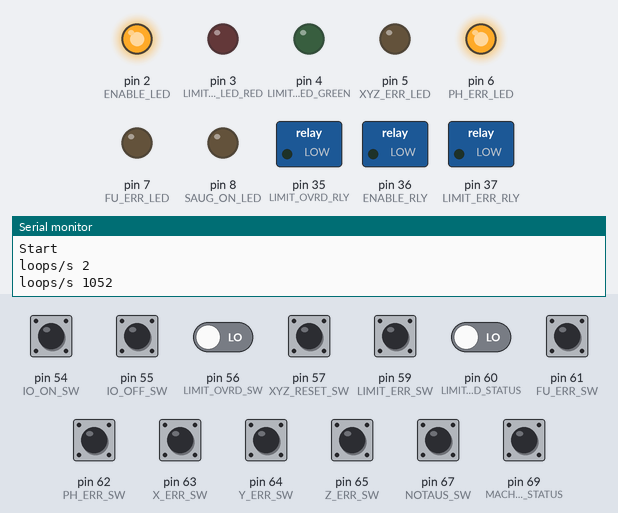
A program run on a simulated Arduino Mega 2560, built with avr-gcc and run on an emulated ATmega2560. On the bench: switched loads named in the program (green lamp = pin HIGH), output pins drawn as LEDs (lit = HIGH), the last lines printed to the serial monitor. The test bench sets the inputs (shaded band); at power-on: pin 54 (IO_ON_SW), pin 55 (IO_OFF_SW), pin 56 (LIMIT_OVRD_SW), pin 57 (XYZ_RESET_SW), pin 59 (LIMIT_ERR_SW), pin 60 (LIMIT_OVRD_STATUS), pin 61 (FU_ERR_SW), pin 62 (PH_ERR_SW), pin 63 (X_ERR_SW), pin 64 (Y_ERR_SW), pin 65 (Z_ERR_SW), pin 67 (NOTAUS_SW), pin 69 (MACH_OK_STATUS) LOW.

Above: at 1.2 s.
1.3 s: pin 59 (LIMIT_ERR_SW) pulled HIGH for 0.15 s
At 1.37 s:
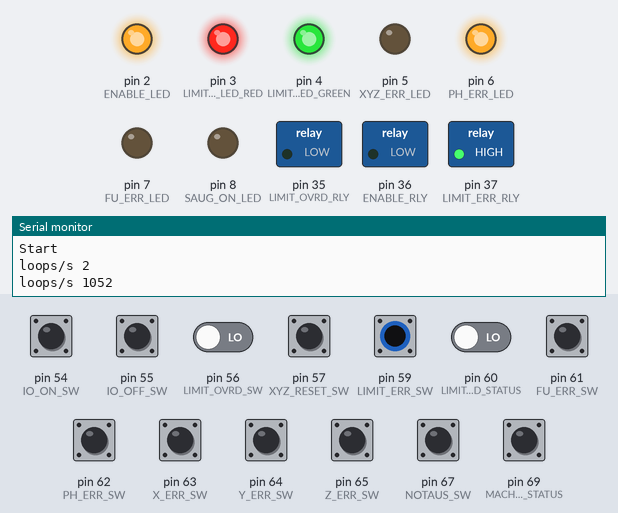
2.9 s: pin 62 (PH_ERR_SW) pulled HIGH for 0.15 s
At 2.97 s:
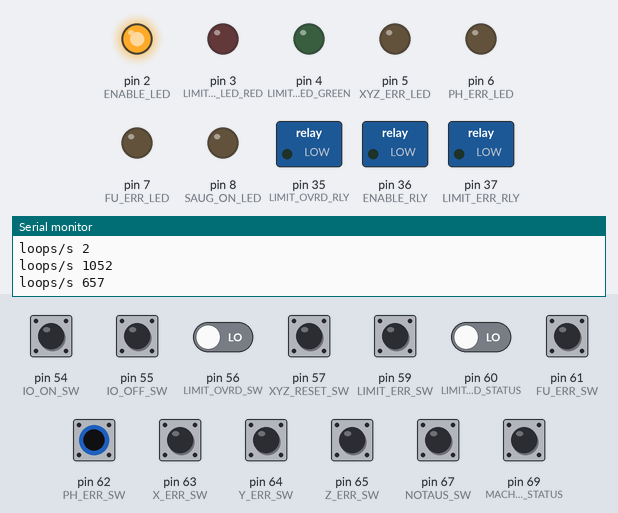
4.5 s: pin 56 (LIMIT_OVRD_SW) driven HIGH and pin 59 (LIMIT_ERR_SW) driven HIGH
At 6.0 s:
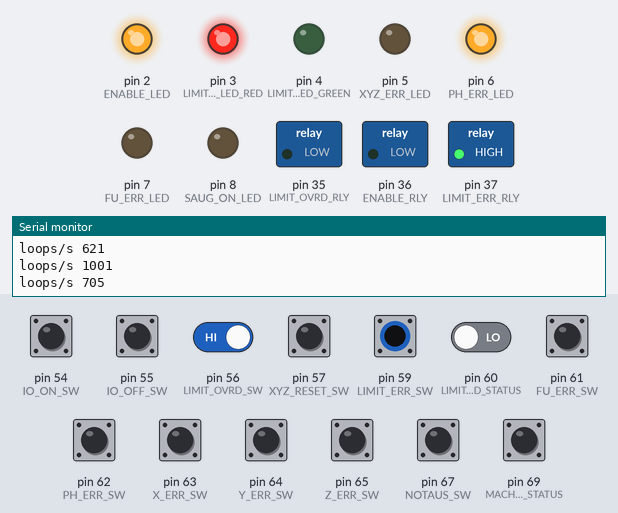
7.0 s: pin 62 (PH_ERR_SW) pulled HIGH for 1 s
At 7.8 s:
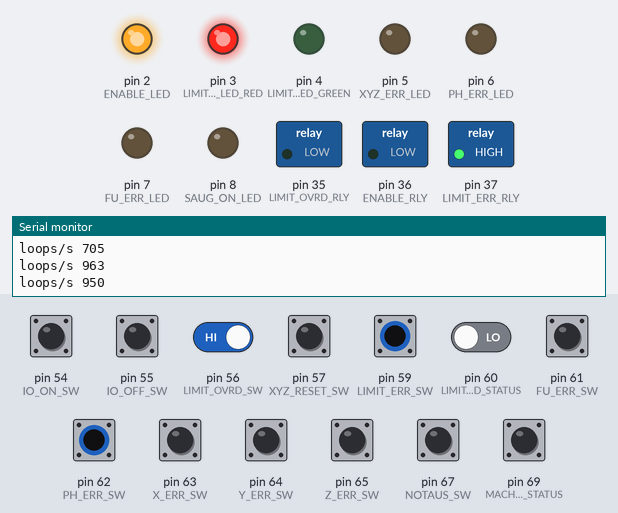
9.5 s: pin 59 (LIMIT_ERR_SW) driven LOW
At 10.3 s:
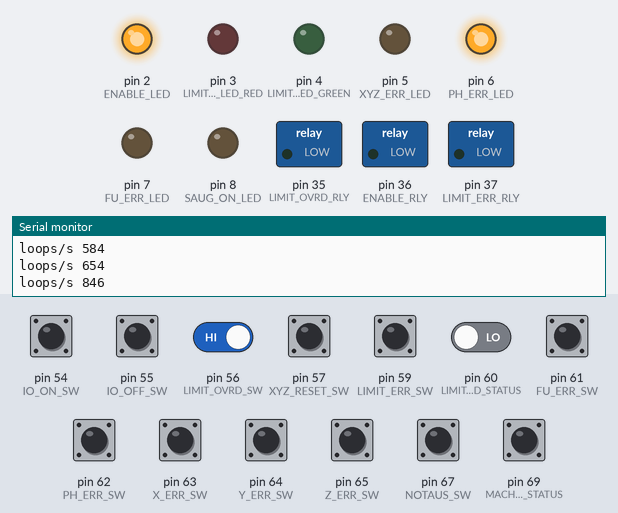
11.0 s: pin 59 (LIMIT_ERR_SW) driven HIGH
At 11.5 s:
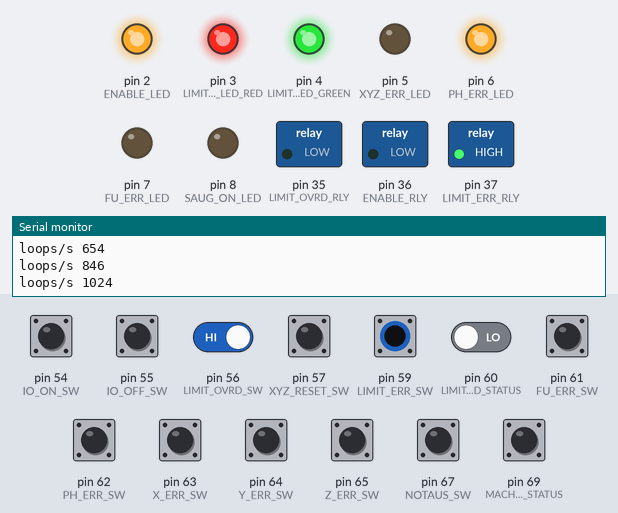
Timing chart, 0 to 13.5 s (numbered marks = the images above; inputs shaded):
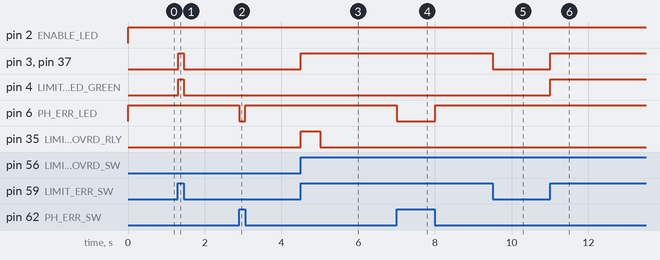

The program:

main.cpp
```cpp
#include <Arduino.h>
#include <Controllino.h>
#include <Bounce2.h>
#include <Output.h>
#include <Input.h>
#include <InputList.h>
#include <OutputList.h>

#define DEBUG 0
#define CALC_SPEED 1

// LEDs definieren

#define ENABLE_LED CONTROLLINO_D0
#define PH_ERR_LED CONTROLLINO_D4
#define FU_ERR_LED CONTROLLINO_D5
#define LIMIT_ERR_LED_RED CONTROLLINO_D1
#define LIMIT_ERR_LED_GREEN CONTROLLINO_D2
#define XYZ_ERR_LED CONTROLLINO_D3
#define SAUG_ON_LED CONTROLLINO_D6

// Schalter definieren

#define IO_ON_SW CONTROLLINO_A0
#define IO_OFF_SW CONTROLLINO_A1
#define LIMIT_OVRD_SW CONTROLLINO_A2
#define XYZ_RESET_SW CONTROLLINO_A3
#define SAUG_SW CONTROLLINO_A4
#define LIMIT_ERR_SW CONTROLLINO_A5
#define LIMIT_OVRD_STATUS CONTROLLINO_A6
#define FU_ERR_SW CONTROLLINO_A7
#define PH_ERR_SW CONTROLLINO_A8
#define X_ERR_SW CONTROLLINO_A9
#define Y_ERR_SW CONTROLLINO_A10
#define Z_ERR_SW CONTROLLINO_A11
#define NOTAUS_SW CONTROLLINO_A13
#define MACH_OK_STATUS CONTROLLINO_A15

// Relays definieren

#define XYZ_RESET_RLY CONTROLLINO_R0
#define ENABLE_RLY CONTROLLINO_R14
#define LIMIT_ERR_RLY CONTROLLINO_R15
#define LIMIT_OVRD_RLY CONTROLLINO_R13

// sonstige Inputs definieren

// #define LIMIT_ERR_OVRD_STATUS CONTROLLINO XX

#define OFF 0
#define ON 1

const int X_ERR = 1;
const int Y_ERR = 2;
const int Z_ERR = 4;


// Lists

InputList inputList = InputList();
OutputList outputList = OutputList();

// Alle Variablen, die mit Limit Fehler zu tun haben

Output LimitErrLedRed;       // Rote LED in Limit-Err-Button
Output LimitErrLedGreen;     // Grüne LED in Limit-Err-Button
Output LimitErrRly;          // Output von Limit-Error-Status an Mach
Output LimitOvrdRly;         // Output von Limit-Error-Ovrd-Status an Mach
Input LimitOvrdInput;        // Status von Limit_Error-Ovrd-Button
Input LimitErrInput;         // Status von Limit-Error-Switch
Input LimitOvrdMachInput;    // Input von Limit-Ovrd-Status aus Mach
bool LimitErrStatus;         // Interner Status von Limit-Error (extra, weil Limit-Sw Öffner oder Schließer sein kann)
bool LimitErrOvrdStatus;     // Interner Status des Limit-Overrides
bool LimitOvrdMachStatus;    // Interner Status des Mach Ovrd Signals

// Alle Variablen, die mit XYZ-Fehlern zu tun haben

Output XyzErrLed;            // Gelbe LED im XYZ-Err-Button
Output XyzResetRly;          // Output von Xyz-Reset an Reset-Relay;
Input xyzResetInput;         // Status des Reset-Tasters
Input XErrInput;             // Status des X-Achsen-Fehlers
Input YErrInput;             // Status des Y-Achsen-Fehlers
Input ZErrInput;             // Status des Z-Achsen-Fehlers
int  XyzErrValue;            // Fehler-Status, bitweise kombiniert. 0=kein Fehler
bool XyzErrStatus;           // Echter Fehler-Status (nach Prio-Fehler-Check)
bool XyzResetStatus;         // Tatsächerlicher Reset-Status ( Button + Fehler)


// Alle Variablen, die mit PH-Fehlern zu tun haben

Output PhErrLed;             // Gelbe LED im PH-Err-Button
Input PhErrInput;            // Status des PH-Err-Switches
bool PHErrStatus;            // Interner Status des PH Errors


// Alle Variablen, die mit Notaus-Errors zu tun haben

Input NotausErrInput;        // Status des Notaus-Relais
bool NotausErrStatus;        // Interner Status des Notaus Errors


// Alle Variablen, die mit FU-Fehlern zu tun haben

Output FuErrLed;             // Gelbe LED im FU-Err-Button
Input FuErrInput;            // Fehler-Status des FU
bool FuErrStatus;            // Echter Status des FU-Fehler (nach Prio-Fehler-Check)


// Alle Variablen, die mit dem Enable / Reset System zu tun haben

bool InternEnableStatus;      // Interner "Enable"-Status
bool InternLimitOvrdEnableStatus; // System ist im LimOvrd Modus und "ON"-Switch wurde gedrückt
Output EnableLed;             // Weiße LED im "ON"-Switch
Input EnableOnInput;          // Status des weißen "ON"-Switches
Input EnableOffInput;         // Status des schwarzen "OFF"-Switches
Input MachOkInput;           // "Reset"-Status aus Mach
bool MachOkStatus;
Output EnableRly;             // "Enable"-Signal an Mach


// Andere Variablen

extern int *Blinks[8];
bool PriorityErrorStatus; // PH oder Notaus, haben Vorrang und disablen die anderen Errors


// Timing Startup

long TimestampStart;
bool isInitialized;
long NextDebugOutput;
long DebugInterval;
long Loops;
char buffer[80];


// void ioStatusUpdate( int status);
// void fuStatusUpdate();
// void phStatusUpdate();
// void notausStatusUpdate();
// void xyzStatusUpdate();


void setup() {

    // put your setup code here, to run once:
    Serial.begin(38400);

    // for( int i = 0; i < 8; i++) {
    //   int *b = Blinks[i];
    //   for( int j = 0; j < 20; j++) {
    //     Serial.print( b[j]    );
    //     Serial.print(" ");
    //     Serial.print( *(Blinks[i] + j));
    //     Serial.print(" ");
    //   }
    //   Serial.println();
    // }

// Setup Pins as INPUT or OUTPUT

    pinMode( ENABLE_LED, OUTPUT);
    pinMode( PH_ERR_LED, OUTPUT);
    pinMode( FU_ERR_LED, OUTPUT);
    pinMode( LIMIT_ERR_LED_RED, OUTPUT);
    pinMode( LIMIT_ERR_LED_GREEN, OUTPUT);
    pinMode( XYZ_ERR_LED, OUTPUT);
    pinMode( SAUG_ON_LED, OUTPUT);

    pinMode( IO_ON_SW, INPUT);
    pinMode( IO_OFF_SW, INPUT);
    pinMode( LIMIT_OVRD_SW, INPUT);
    pinMode( XYZ_RESET_SW, INPUT);
    pinMode( SAUG_SW, INPUT);
    pinMode( LIMIT_ERR_SW, INPUT);
    pinMode( LIMIT_OVRD_STATUS, INPUT);
    pinMode( FU_ERR_SW, INPUT);
    pinMode( PH_ERR_SW, INPUT);
    pinMode( X_ERR_SW, INPUT);
    pinMode( Y_ERR_SW, INPUT);
    pinMode( Z_ERR_SW, INPUT);
    pinMode( NOTAUS_SW, INPUT);
    pinMode( MACH_OK_STATUS, INPUT);

    pinMode( XYZ_RESET_RLY, OUTPUT);
    pinMode( ENABLE_RLY, OUTPUT);
    pinMode( LIMIT_ERR_RLY, OUTPUT);
    pinMode( LIMIT_OVRD_RLY, OUTPUT);

    // setup Input/Output instances

    // INPUTS ***********************

    EnableOnInput.attach( IO_ON_SW);
    EnableOffInput.attach( IO_OFF_SW);
    xyzResetInput.attach( XYZ_RESET_SW);
    LimitOvrdInput.attach( LIMIT_OVRD_SW);

    FuErrInput.attach( FU_ERR_SW);
    PhErrInput.attach( PH_ERR_SW);
    NotausErrInput.attach( NOTAUS_SW);
    XErrInput.attach( X_ERR_SW);
    YErrInput.attach( Y_ERR_SW);
    ZErrInput.attach( Z_ERR_SW);
    LimitErrInput.attach( LIMIT_ERR_SW);
    LimitOvrdMachInput.attach( LIMIT_OVRD_STATUS);
    MachOkInput.attach(MACH_OK_STATUS);

    // OUTPUTs

    XyzErrLed.attach( XYZ_ERR_LED);
    XyzResetRly.attach( XYZ_RESET_RLY);
    PhErrLed.attach( PH_ERR_LED);
    FuErrLed.attach( FU_ERR_LED);
    LimitErrLedRed.attach( LIMIT_ERR_LED_RED);
    LimitErrLedGreen.attach( LIMIT_ERR_LED_GREEN);
    LimitErrLedRed.setPattern( &OneLongBlink);
    LimitErrLedGreen.setPattern( &OneLongBlink);
    EnableRly.attach( ENABLE_RLY);
    EnableLed.attach( ENABLE_LED);
    EnableLed.setPattern( &OneLongBlink);
    LimitErrRly.attach(LIMIT_ERR_RLY);
    LimitOvrdRly.attach(LIMIT_OVRD_RLY);
    LimitOvrdRly.setPattern(&OneLongBlink);

    TimestampStart = millis();
    NextDebugOutput = TimestampStart;
    DebugInterval = 1000;
    Loops = 0;

    // int oneSecBlink[20] = { 1000, 0};
    // XyzResetRly.setPattern( &oneSecBlink);
    // XyzResetRly.setStatus(OUTPUT_BLINK_ONCE);
    //
    // while( XyzResetRly.getStatus()) {
    //   Serial.println( XyzResetRly.getStatus());
    //   outputList.update();
    // }
    Serial.print( "Start\n");

}


void loop() {

    // Update Status der Eingänge

  inputList.update();

  // Einschalter gerade gedrückt?
  // Wenn ja, erstmal einschalten, und falls Fehler aktiv, wird vor update wieder ausgeschalten
  if( EnableOnInput.statusChangedOn()) {
    InternEnableStatus = true;
    if( LimitOvrdMachStatus) {
      InternLimitOvrdEnableStatus = true;
    }
  }

  if( ! EnableOffInput.getStatus()) { // Öffner, Normal HIGH
    InternEnableStatus = false;
    InternLimitOvrdEnableStatus = false;
  }

  // Update wirkliche Fehler-Status

  NotausErrStatus = ! NotausErrInput.getStatus(); // Normal HIGH
  PHErrStatus = ! PhErrInput.getStatus(); // Normal HIGH

  //Andere Fehler würden von diesen mit ausgelöst, werden deshalb unterdrückt
  PriorityErrorStatus = NotausErrStatus || PHErrStatus;

  FuErrStatus = ! ( PriorityErrorStatus || FuErrInput.getStatus() ); // Beide Normal HIGH

  // Fehler der einzelnen Achsen auslesen
  XyzErrValue = 0;
  XyzErrValue += XErrInput.getStatus() ? 0 : X_ERR; // Alle Normal HIGH
  XyzErrValue += YErrInput.getStatus() ? 0 : Y_ERR; //
  XyzErrValue += ZErrInput.getStatus() ? 0 : Z_ERR; //

  XyzErrStatus = ( XyzErrValue && ! PriorityErrorStatus) ? true : false;

  XyzResetStatus = XyzErrStatus && xyzResetInput.getStatus();
  XyzResetRly.setStatus( XyzResetStatus ? OUTPUT_ON : OUTPUT_OFF);

  LimitErrStatus = LimitErrInput.getStatus(); // evtl invertieren, falls Öffner als Limitschalter genutzt werden.

  // Jeder der oberen Fehler schaltet IOStatus aus
  if( LimitErrStatus) {
    InternEnableStatus = false;
  }
  if( NotausErrStatus || PHErrStatus || XyzErrStatus) {
    InternEnableStatus = false;
    InternLimitOvrdEnableStatus = false;
  }


  // LimitErr an Mach melden
  LimitErrRly.setStatus(LimitErrStatus ? OUTPUT_ON : OUTPUT_OFF);

  // Limit Override Status setzen
  // und an mach senden (einmal "blinken")
  if( LimitErrStatus && LimitOvrdInput.statusChangedOn() && ! LimitErrOvrdStatus) {
    LimitErrOvrdStatus = true;
    LimitOvrdRly.setStatus( OUTPUT_BLINK_ONCE);
  }

  // LimitErr weg? Ovrd weg!
  if( LimitErrStatus == false) {
    LimitErrOvrdStatus = false;
    InternLimitOvrdEnableStatus = false;
  }

  // Hat Mach den Limit Ovrd mitbekommen?
  LimitOvrdMachStatus = ! LimitOvrdMachInput.getStatus();


  //Enable an Mach melden
  EnableRly.setStatus( InternEnableStatus || InternLimitOvrdEnableStatus ? OUTPUT_ON : OUTPUT_OFF);

  MachOkStatus = ! MachOkInput.getStatus();

  // Leds setzen
  if( XyzErrStatus) {
    XyzErrLed.setPattern( (int(*)[20]) Blinks[ XyzErrValue]);
  }
  XyzErrLed.setStatus( XyzErrStatus ? OUTPUT_BLINK : OUTPUT_OFF);

  PhErrLed.setStatus( PHErrStatus ? OUTPUT_ON : OUTPUT_OFF);
  FuErrLed.setStatus( FuErrStatus ? OUTPUT_ON : OUTPUT_OFF);


  if( MachOkStatus) {
    if( InternLimitOvrdEnableStatus) {
      EnableLed.setStatus( OUTPUT_BLINK);
    } else {
      EnableLed.setStatus( OUTPUT_ON);
    }
  } else {
    EnableLed.setStatus( OUTPUT_OFF);
  }

  if( LimitErrStatus) {
    if( LimitErrOvrdStatus) {
      if( InternLimitOvrdEnableStatus) {
        LimitErrLedRed.setStatus( OUTPUT_BLINK);
        LimitErrLedGreen.setStatus( OUTPUT_OFF);
      } else {
        LimitErrLedRed.setStatus( OUTPUT_ON);
        LimitErrLedGreen.setStatus( OUTPUT_OFF);
      }
    } else {
      LimitErrLedRed.setStatus( OUTPUT_ON);
      LimitErrLedGreen.setStatus( OUTPUT_ON);
    }
  } else {
    LimitErrLedRed.setStatus( OUTPUT_OFF);
    LimitErrLedGreen.setStatus( OUTPUT_OFF);
  }
  // OUTPUTs updaten

  outputList.update();

  if( DEBUG && (millis() > NextDebugOutput) ) {

    sprintf( buffer, "Zeitstempel: %ld", millis());
    Serial.println( buffer);
    sprintf( buffer, "LimErrSts   : %1d LimErrOvrSts: %1d LimOvrMchSts: %1d", LimitErrStatus, LimitErrOvrdStatus, LimitOvrdMachStatus);
    Serial.println( buffer);
    sprintf( buffer, "XYZErrSts   : %1d XYZErrValue : %1d XYZResetSts : %1d", XyzErrStatus, XyzErrValue, XyzResetStatus);
    Serial.println( buffer);
    sprintf( buffer, "PhaErrSts   : %1d NotausErrSts: %1d FUErrSts    : %1d", PHErrStatus, NotausErrStatus, FuErrStatus);
    Serial.println( buffer);
    sprintf( buffer, "IntEnableSts: %1d IntLimEnaSts: %1d MachOkSts   : %1d", InternEnableStatus, InternLimitOvrdEnableStatus, MachOkStatus);
    Serial.println( buffer);
    NextDebugOutput += DebugInterval;
  }

  Loops++;
  if( CALC_SPEED && (millis() > NextDebugOutput) ) {
    NextDebugOutput += DebugInterval;
    sprintf( buffer, "loops/s %d", Loops);
    Serial.println( buffer);
    Loops = 0;
  }

}
```

Input.cpp
```cpp
#include <Arduino.h>
#include <Input.h>
#include <InputList.h>
#include <Bounce2.h>

extern InputList inputList;

void Input::attach( int input) {
  bounce = Bounce();
  bounce.attach( input);
  bounce.interval( 5);
  status = INPUT_OFF;
  inputList.registerInput( this);
  timeAtLastChange = millis();
}

int Input::getStatus() {
  return status;
}

int Input::update() {
  changedSinceLastUpdate = false;
  bounce.update();
  int oldStatus = status;
  status = bounce.read();
  if( status != oldStatus) {
    changedSinceLastRead = true;
    changedSinceLastUpdate = true;
    timeAtLastChange = millis();
  }

  return status;
}

bool Input::statusChanged() {
  if( changedSinceLastRead) {
    changedSinceLastRead = false;
    return true;
  }
  return false;
}

bool Input::statusChangedOn() {
  if( changedSinceLastRead && ( status == INPUT_ON )) {
    changedSinceLastRead = false;
    return true;
  }
  return false;
}

bool Input::statusChangedOff() {
  if( changedSinceLastRead && ( status == INPUT_OFF )) {
    changedSinceLastRead = false;
    return true;
  }
  return false;
}
```

Input.h
```cpp
#include <Bounce2.h>

#ifndef INPUT_H
#define INPUT_H

#define INPUT_ON 1
#define INPUT_OFF 0

class Input {
  Bounce bounce;
  int status;
  bool changedSinceLastRead;
  bool changedSinceLastUpdate;
  long timeAtLastChange;

public:

  void attach( int input);
  int getStatus();
  int update();
  bool statusChanged();
  bool statusChangedOn();
  bool statusChangedOff();
  bool statusJustChanged();


};

#endif
```

InputList.cpp
```cpp
#include <InputList.h>

InputList::InputList() {
  inputs = 0;
}

void InputList::registerInput( Input *b) {
  input[ inputs] = b;
  inputs++;
}

void InputList::update() {
  for( int i = 0; i < inputs; i++) {
    input[ i]->update();
  }
}
```

InputList.h
```cpp
#ifndef INPUTLIST_H
#define INPUTLIST_H

class Input;

class InputList {
  int inputs;
  Input* input[20];

public:
  InputList();
  void registerInput( Input* input);
  void update();
};

#include <Input.h>
#endif
```

Output.cpp
```cpp
#include <arduino.h>
#include <Output.h>
#include <OutputList.h>


int OneShortBlinks[20] = { 800, 200};
int TwoShortBlinks[20] = { 600, 200, 200, 200};
int ThreeShortBlinks[20] = { 600, 200, 200, 200, 200, 200};

int OneLongBlink[20] = { 500, 500};


int Xyz_Blinks_0[20] = {};
int Xyz_Blinks_1[20] = { 200, 800};
int Xyz_Blinks_2[20] = { 200, 200, 200, 800};
int Xyz_Blinks_3[20] = { 200, 200, 200, 200, 200, 800};
int Xyz_Blinks_12[20] = { 200, 800,     200, 200, 200, 800};
int Xyz_Blinks_13[20] = { 200, 800,     200, 200, 200, 200, 200, 800};
int Xyz_Blinks_23[20] = { 200, 200, 200, 800,     200, 200, 200, 200, 200, 800};
int Xyz_Blinks_123[20] = { 200, 800,     200, 200, 200, 800,     200, 200, 200, 200, 200, 800};

int *Blinks[8] = {  Xyz_Blinks_0,  Xyz_Blinks_1,  Xyz_Blinks_2,  Xyz_Blinks_12,
                  Xyz_Blinks_3,  Xyz_Blinks_13, Xyz_Blinks_23, Xyz_Blinks_123 };;

extern OutputList outputList;

void Output::attach( int p){
  pin =p;
  status = OUTPUT_OFF;
  outputList.registerOutput( this);
}

int Output::getStatus() {
  return status;
}

void Output::setStatus( int s) {
  if( s != status) {
    status = s;
    if( status == OUTPUT_BLINK_ONCE || status == OUTPUT_BLINK) {
      endtime = millis() + (*pattern)[0];
      position = 0;
    }
  }
}

void Output::setPattern( int (*p)[20]) {
  if( p != pattern) {
    pattern = p;
    position = 0;
  }
}

void Output::update() {
  switch( status) {
    case OUTPUT_ON:
      digitalWrite( pin, HIGH);
      break;
    case OUTPUT_BLINK:
    case OUTPUT_BLINK_ONCE:
      if (millis() >= endtime) {
        position++;
        if( (*pattern)[position] == 0) {
          position = 0;
          if( status == OUTPUT_BLINK_ONCE) {
            status = OUTPUT_OFF;
          }
        }
        endtime += (*pattern)[position];
      }
      digitalWrite( pin, ( position % 2 == 0) ? HIGH : LOW);
      break;
    case OUTPUT_OFF:
      digitalWrite( pin, LOW);
      break;
  }
}
```

Output.h
```cpp
#ifndef OUTPUT_H
#define OUTPUT_H

#define OUTPUT_OFF 0
#define OUTPUT_ON 1
#define OUTPUT_BLINK 2
#define OUTPUT_BLINK_ONCE 3 // Output für bestimmte Zeit auf High halten

class Output {
  int pin;
  int status; // OFF, ON, BLINK
  int (*pattern)[20];
  int position; // wo in pattern
  unsigned long endtime; // wann weiter im pattern

public:
  void attach( int p);
  void update();
  void setPattern( int (*pattern)[20]);
  void setStatus( int s);
  int getStatus();

};


extern int OneShortBlinks[20];
extern int TwoShortBlinks[20];
extern int ThreeShortBlinks[20];

extern int OneLongBlink[20];

extern int Xyz_Blinks_0[20];
extern int Xyz_Blinks_1[20];
extern int Xyz_Blinks_2[20];
extern int Xyz_Blinks_3[20];
extern int Xyz_Blinks_12[20];
extern int Xyz_Blinks_13[20];
extern int Xyz_Blinks_23[20];
extern int Xyz_Blinks_123[20];

extern int *Blinks[8];


#endif
```

OutputList.cpp
```cpp
#include <arduino.h>
#include <OutputList.h>

OutputList::OutputList() {
  outputs = 0;
}

void OutputList::registerOutput( Output *o) {
  output[ outputs] = o;
  outputs++;
}

void OutputList::update() {
  for( int i = 0; i < outputs; i++) {
    output[ i]->update();
  }
}
```

OutputList.h
```cpp
#ifndef OUTPUTLIST_H
#define OUTPUTLIST_H

class Output;

class OutputList {
  int outputs;
  Output* output[20];

public:
  OutputList();
  void registerOutput( Output* output);
  void update();
};

#include <Output.h>


#endif
```

Measured:
- after the input at 1.3 s, pin 3 (LIMIT_ERR_LED_RED), pin 4 (LIMIT_ERR_LED_GREEN), pin 37 (LIMIT_ERR_RLY): LOW → HIGH at once, → LOW 0.15 s later
- after the input at 2.9 s, pin 6 (PH_ERR_LED): HIGH → LOW at once, → HIGH 0.15 s later
- after the input at 4.5 s, pin 3 (LIMIT_ERR_LED_RED), pin 37 (LIMIT_ERR_RLY): LOW → HIGH at once; pin 35 (LIMIT_OVRD_RLY): LOW → HIGH at once, → LOW 0.50 s later
- after the input at 7.0 s, pin 6 (PH_ERR_LED): HIGH → LOW at once, → HIGH 1.0 s later
- after the input at 9.5 s, pin 3 (LIMIT_ERR_LED_RED), pin 37 (LIMIT_ERR_RLY): HIGH → LOW at once
- after the input at 11.0 s, pin 3 (LIMIT_ERR_LED_RED), pin 4 (LIMIT_ERR_LED_GREEN), pin 37 (LIMIT_ERR_RLY): LOW → HIGH at once
